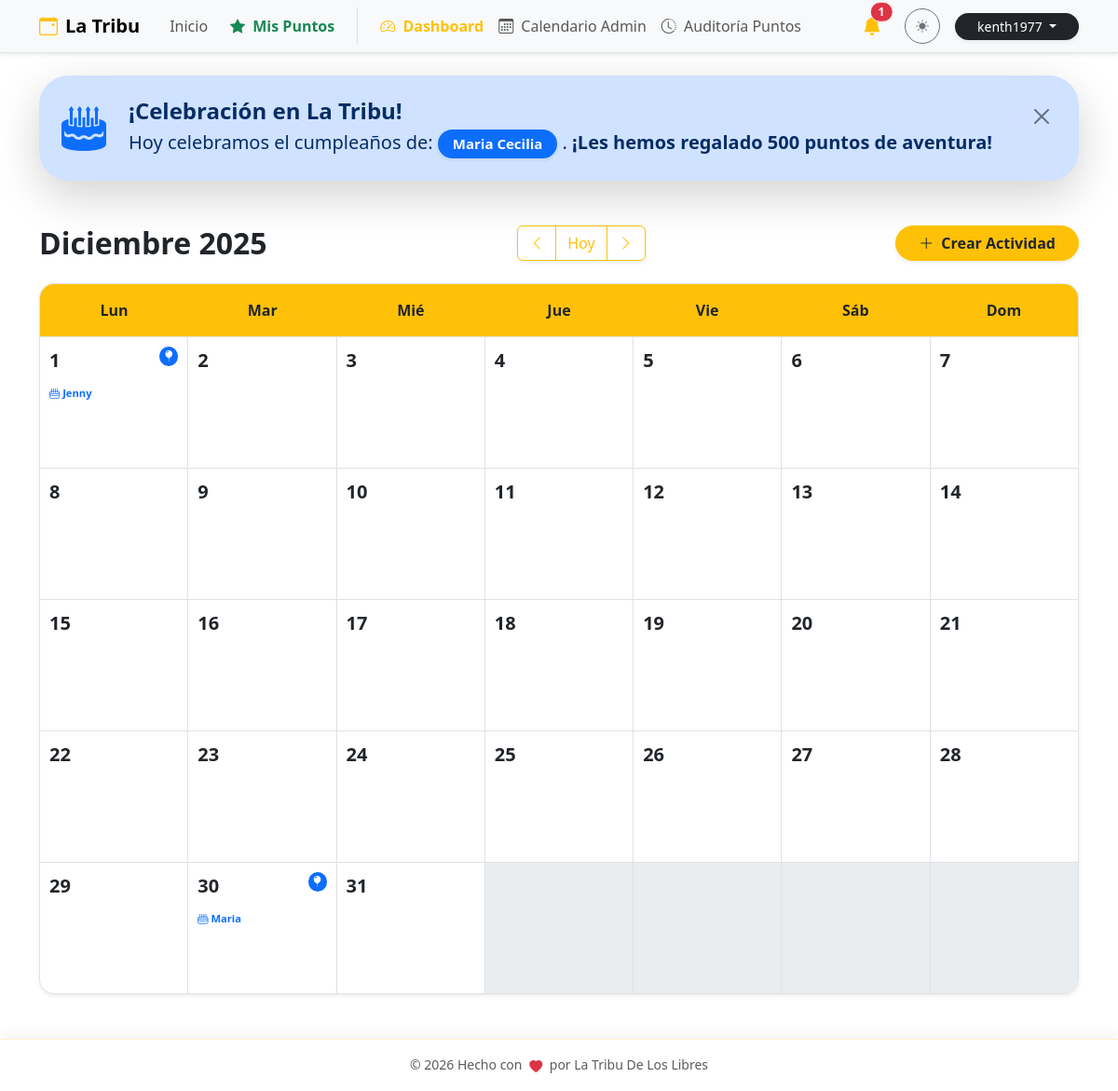
Page /admin/calendar (signed in) on the committed database.
### db.py (models this page shows, shortened)
class User(db.Model, UserMixin):
    __tablename__ = 'user'
    id = db.Column(db.Integer, primary_key=True)
    email = db.Column(db.String(120), unique=True, nullable=False)
    password = db.Column(db.String(200), nullable=False)
    is_superuser = db.Column(db.Boolean, default=False)

class Member(db.Model):
    __tablename__ = 'member'
    id = db.Column(db.Integer, primary_key=True)
    pin = db.Column(db.String(6), unique=True, nullable=False)
    nombre = db.Column(db.String(100), nullable=False)
    apellido1 = db.Column(db.String(100), nullable=False)
    apellido2 = db.Column(db.String(100))
    telefono = db.Column(db.String(20))
    birth_date = db.Column(db.Date)
    puntos_totales = db.Column(db.Integer, default=0)
    ultimo_regalo_bday = db.Column(db.Integer, default=0) # Año del último regalo
    bookings = db.relationship('Booking', backref='member', lazy=True)
    logs = db.relationship('PointLog', backref='member', lazy=True)

### app.py (the view)
@calendar_bp.route('/admin/calendar')
@login_required
def view():
    year = request.args.get('year', datetime.now().year, type=int)
    month = request.args.get('month', datetime.now().month, type=int)
    if month > 12: month = 1; year += 1
    elif month < 1: month = 12; year -= 1
    cal = calendar.Calendar(firstweekday=0)
    weeks = cal.monthdayscalendar(year, month)
    events = Event.query.all()
    monthly_birthdays = Member.query.filter(extract('month', Member.birth_date) == month).all()
    return render_template('calendar.html',
                           weeks=weeks, year=year, month=month,
                           month_name=MESES_ES[month],
                           events=events,
                           monthly_birthdays=monthly_birthdays)

### app.py (called while the page is built)
@login_manager.user_loader
def load_user(user_id):
    try:
        return User.query.get(int(user_id))
    except (TypeError, ValueError, Exception):
        return None

### templates/calendar.html (shortened to what this page needs)
{% extends "base.html" %}
{% block content %}
<div class="d-flex flex-column flex-md-row justify-content-between align-items-center mb-4 gap-3 animate__animated animate__fadeIn">
    <h2 class="mb-0 fw-bold">{{ month_name }} {{ year }}</h2>
    <div class="btn-group shadow-sm">
        <a href="{{ url_for('calendar_view.view', year=year, month=month-1) }}" class="btn btn-outline-warning">
            <i class="bi bi-chevron-left"></i>
        </a>
        <a href="{{ url_for('calendar_view.view') }}" class="btn btn-outline-warning">Hoy</a>
        <a href="{{ url_for('calendar_view.view', year=year, month=month+1) }}" class="btn btn-outline-warning">
            <i class="bi bi-chevron-right"></i>
        </a>
    </div>
    <button class="btn btn-warning fw-bold shadow-sm text-dark px-4 rounded-pill" data-bs-toggle="modal" data-bs-target="#addEventModal">
        <i class="bi bi-plus-lg me-2"></i>Crear Actividad
    </button>
</div>
<div class="calendar-wrapper shadow-sm rounded-4 overflow-hidden border bg-white">
    <div class="calendar-header-grid bg-warning text-dark py-3 fw-bold border-bottom text-center">
        <div>Lun</div>
        <div>Mar</div>
        <div>Mié</div>
        <div>Jue</div>
        <div>Vie</div>
        <div>Sáb</div>
        <div>Dom</div>
    </div>
    <div class="calendar-days-grid">
        {% for week in weeks %}
            {% for day in week %}
                <div class="calendar-cell {% if day == 0 %}empty bg-light bg-opacity-50{% else %}clickable-cell{% endif %}"
                     {% if day != 0 %}onclick="openAddModal({{ day }})"{% endif %}>
                    {% if day != 0 %}
                        <div class="d-flex justify-content-between align-items-start mb-2">
                            <span class="day-number fw-bold fs-5">{{ day }}</span>
                            {% set day_birthdays = [] %}
                            {% for mb in monthly_birthdays %}
                                {% if mb.birth_date.day == day %}
                                    {% set _ = day_birthdays.append(mb) %}
                                {% endif %}
                            {% endfor %}
                            {% if day_birthdays %}
                                <span class="badge bg-primary rounded-circle p-1" title="Cumpleaños: {{ day_birthdays|length }}">
                                    <i class="bi bi-balloon-fill"></i>
                                </span>
                            {% endif %}
                        </div>
                        <div class="event-stack">
                            {% for bday_person in day_birthdays %}
                                <div class="x-small text-primary fw-bold mt-1">
                                    <i class="bi bi-cake2"></i> {{ bday_person.nombre }}
                                </div>
                            {% endfor %}
                        </div>
                    {% endif %}
                </div>
            {% endfor %}
        {% endfor %}
    </div>
</div>
{% endblock %}

### templates/base.html (shortened to what this page needs)
<!DOCTYPE html>
<html lang="es" data-bs-theme="light">
<head>
    <link href="https://cdn.jsdelivr.net/npm/bootstrap@5.3.2/dist/css/bootstrap.min.css" rel="stylesheet">
    <link rel="stylesheet" href="https://cdn.jsdelivr.net/npm/bootstrap-icons@1.11.1/font/bootstrap-icons.css">
    <link rel="stylesheet" href="https://cdnjs.cloudflare.com/ajax/libs/animate.css/4.1.1/animate.min.css"/>
</head>
<body>
    <nav class="navbar navbar-expand-lg bg-body-tertiary border-bottom sticky-top shadow-sm">
        <div class="container">
            <a class="navbar-brand fw-bold" href="{{ url_for('main.home') }}">
                <i class="bi bi-calendar-event me-2 text-warning"></i>La Tribu
            </a>
            <div class="collapse navbar-collapse" id="navbarNav">
                <ul class="navbar-nav me-auto align-items-center">
                    <li class="nav-item">
                        <a class="nav-link px-3" href="{{ url_for('main.home') }}">Inicio</a>
                    </li>
                    <li class="nav-item">
                        <button class="nav-link btn btn-link text-decoration-none fw-bold text-success border-0 bg-transparent" data-bs-toggle="modal" data-bs-target="#pointsModal">
                            <i class="bi bi-star-fill me-1"></i> Mis Puntos
                        </button>
                    </li>
                    {% if current_user.is_authenticated and current_user.is_superuser %}
                    <li class="nav-item ms-lg-3 border-start ps-lg-3">
                        <a class="nav-link fw-bold text-warning" href="{{ url_for('main.dashboard') }}">
                            <i class="bi bi-speedometer2 me-1"></i> Dashboard
                        </a>
                    </li>
                    <li class="nav-item">
                        <a class="nav-link" href="{{ url_for('calendar_view.view') }}">
                            <i class="bi bi-calendar3 me-1"></i> Calendario Admin
                        </a>
                    </li>
                    <li class="nav-item">
                        <a class="nav-link" href="{{ url_for('puntos.historial_global') }}">
                            <i class="bi bi-clock-history me-1"></i> Auditoría Puntos
                        </a>
                    </li>
                    {% endif %}
                </ul>
                <div class="d-flex align-items-center gap-3 mt-3 mt-lg-0">
                    {% if current_user.is_authenticated and current_user.is_superuser %}
                    <div class="dropdown">
                        <button class="btn btn-link position-relative text-dark p-0 me-2" type="button" data-bs-toggle="dropdown" aria-expanded="false">
                            <i class="bi bi-bell-fill fs-5 text-warning"></i>
                            {% if admin_unread_count > 0 %}
                            <span class="position-absolute top-0 start-100 translate-middle badge rounded-pill bg-danger border border-light animate__animated animate__pulse animate__infinite">
                                {{ admin_unread_count }}
                            </span>
                            {% endif %}
                        </button>
                    </div>
                    {% endif %}
                    <button class="btn btn-sm btn-outline-secondary rounded-circle" id="themeToggler" title="Cambiar tema" style="width: 38px; height: 38px; padding: 0;">
                        <i class="bi bi-sun-fill" id="themeIcon"></i>
                    </button>
                    {% if current_user.is_authenticated %}
                        <div class="dropdown">
                            <button class="btn btn-dark btn-sm rounded-pill px-4 dropdown-toggle shadow-sm border-0" type="button" data-bs-toggle="dropdown">
                                {{ current_user.email.split('@')[0] }}
                            </button>
                        </div>
                    {% else %}
                        <a href="{{ url_for('auth.login') }}" class="btn btn-warning btn-sm text-dark fw-bold rounded-pill px-4 shadow-sm border-0">
                            <i class="bi bi-lock-fill me-1"></i>Admin
                        </a>
                    {% endif %}
                </div>
            </div>
        </div>
    </nav>
    <main class="container py-4">
        {% if birthdays_today %}
        <div class="alert alert-primary alert-dismissible fade show border-0 shadow-lg rounded-5 mb-5 animate__animated animate__bounceIn" role="alert">
            <div class="d-flex align-items-center p-2">
                <div class="display-5 me-4 text-primary animate__animated animate__pulse animate__infinite">
                    <i class="bi bi-cake2-fill"></i>
                </div>
                <div>
                    <h4 class="fw-bold mb-1 text-primary-emphasis">¡Celebración en La Tribu!</h4>
                    <p class="mb-0 fs-5">
                        Hoy celebramos el cumpleaños de:
                        {% for m in birthdays_today %}
                        <span class="badge bg-primary text-white px-3 py-2 rounded-pill shadow-sm">{{ m.nombre }} {{ m.apellido1 }}</span>{{ ", " if not loop.last }}
                        {% endfor %}.
                        <span class="fw-bold">¡Les hemos regalado 500 puntos de aventura!</span>
                    </p>
                </div>
            </div>
            <button type="button" class="btn-close m-3" data-bs-dismiss="alert" aria-label="Close"></button>
        </div>
        {% endif %}
        {% block content %}{% endblock %}
    </main>
    <footer class="footer-sticky-blur py-3 text-center">
        <div class="container d-flex justify-content-center align-items-center gap-3">
            <span class="text-body-secondary fw-medium small">
                © 2026 Hecho con <i class="bi bi-heart-fill text-danger heart-beat mx-1"></i> por La Tribu De Los Libres
            </span>
        </div>
    </footer>
</body>
</html>

### templates/base.html (style rules this page uses)
.heart-beat { display: inline-block; animation: heartbeat 1.5s infinite; vertical-align: middle; }
.footer-sticky-blur { position: fixed; bottom: 0; width: 100%; z-index: 1030; backdrop-filter: blur(12px); -webkit-backdrop-filter: blur(12px); background-color: rgba(var(--bs-body-bg-rgb), 0.8) !important; border-top: 1px solid rgba(var(--bs-warning-rgb), 0.2); box-shadow: 0 -5px 15px rgba(0, 0, 0, 0.05); }
body { padding-bottom: 80px; min-height: 100vh; display: flex; flex-direction: column; transition: background-color 0.3s ease, color 0.3s ease; }
main { flex: 1; }
.nav-link, .btn { transition: all 0.2s ease-in-out; }
.alert { border-radius: 1rem; }

### templates/calendar.html (style rules this page uses)
.calendar-header-grid { display: grid; grid-template-columns: repeat(7, 1fr); text-align: center; background-color: #ffc107; }
.calendar-days-grid { display: grid; grid-template-columns: repeat(7, 1fr); background-color: #dee2e6; gap: 1px; }
.calendar-cell { min-height: 140px; background-color: #fff; padding: 10px; transition: background-color 0.2s ease; }
.day-number { color: #adb5bd; }
.clickable-cell .day-number { color: #212529; }
.event-stack { display: flex; flex-direction: column; gap: 4px; }
.x-small { font-size: 0.7rem; }

### rows in the picture
User: email "kenth1977"
Member: nombre "Maria", apellido1 "Cecilia"
Member: nombre "Jenny"

### other values in the picture
{{ admin_unread_count }} "1"
{{ month_name }} "Diciembre"
{{ year }} "2025"
{{ day }} "1" "2" "3" "4" "5" "6" "7" "8" "9" "10" "11" "12" "13" "14" "15" "16" "17" "18" "19" "20" "21" "22" "23" "24" "25" "26" "27" "28" "29" "30" "31"
